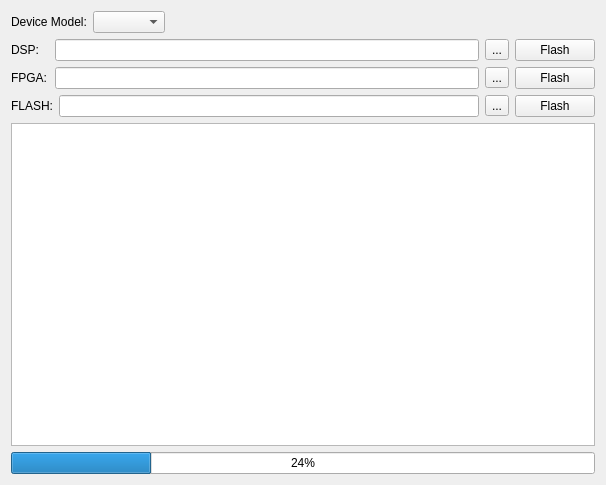
<?xml version="1.0" encoding="UTF-8"?>
<ui version="4.0">
 <class>AdvUserFirmwareSegmentFlash</class>
 <widget class="QWidget" name="AdvUserFirmwareSegmentFlash">
  <property name="geometry">
   <rect>
    <x>0</x>
    <y>0</y>
    <width>606</width>
    <height>485</height>
   </rect>
  </property>
  <property name="windowTitle">
   <string>Form</string>
  </property>
  <layout class="QGridLayout" name="gridLayout">
   <item row="0" column="0">
    <layout class="QVBoxLayout" name="verticalLayout">
     <item>
      <layout class="QHBoxLayout" name="horizontalLayout">
       <item>
        <widget class="QLabel" name="deviceLabel">
         <property name="sizePolicy">
          <sizepolicy hsizetype="Preferred" vsizetype="Fixed">
           <horstretch>0</horstretch>
           <verstretch>0</verstretch>
          </sizepolicy>
         </property>
         <property name="minimumSize">
          <size>
           <width>20</width>
           <height>16</height>
          </size>
         </property>
         <property name="maximumSize">
          <size>
           <width>16777215</width>
           <height>16777215</height>
          </size>
         </property>
         <property name="text">
          <string>Device Model:</string>
         </property>
        </widget>
       </item>
       <item>
        <widget class="QComboBox" name="comboBox">
         <property name="sizePolicy">
          <sizepolicy hsizetype="Preferred" vsizetype="Fixed">
           <horstretch>0</horstretch>
           <verstretch>0</verstretch>
          </sizepolicy>
         </property>
        </widget>
       </item>
       <item>
        <spacer name="horizontalSpacer">
         <property name="orientation">
          <enum>Qt::Horizontal</enum>
         </property>
         <property name="sizeType">
          <enum>QSizePolicy::Expanding</enum>
         </property>
         <property name="sizeHint" stdset="0">
          <size>
           <width>40</width>
           <height>20</height>
          </size>
         </property>
        </spacer>
       </item>
      </layout>
     </item>
     <item>
      <layout class="QHBoxLayout" name="horizontalLayout_2">
       <item>
        <widget class="QLabel" name="labelDSP">
         <property name="minimumSize">
          <size>
           <width>38</width>
           <height>0</height>
          </size>
         </property>
         <property name="text">
          <string>DSP:</string>
         </property>
        </widget>
       </item>
       <item>
        <widget class="QLineEdit" name="lineEditDSP"/>
       </item>
       <item>
        <widget class="QToolButton" name="toolButtonDSP">
         <property name="text">
          <string>...</string>
         </property>
        </widget>
       </item>
       <item>
        <widget class="QPushButton" name="pushButtonDSP">
         <property name="text">
          <string>Flash</string>
         </property>
        </widget>
       </item>
      </layout>
     </item>
     <item>
      <layout class="QHBoxLayout" name="horizontalLayout_3">
       <item>
        <widget class="QLabel" name="labelFPGA">
         <property name="minimumSize">
          <size>
           <width>38</width>
           <height>0</height>
          </size>
         </property>
         <property name="text">
          <string>FPGA:</string>
         </property>
        </widget>
       </item>
       <item>
        <widget class="QLineEdit" name="lineEditFPGA"/>
       </item>
       <item>
        <widget class="QToolButton" name="toolButtonFPGA">
         <property name="text">
          <string>...</string>
         </property>
        </widget>
       </item>
       <item>
        <widget class="QPushButton" name="pushButtonFPGA">
         <property name="text">
          <string>Flash</string>
         </property>
        </widget>
       </item>
      </layout>
     </item>
     <item>
      <layout class="QHBoxLayout" name="horizontalLayout_4">
       <item>
        <widget class="QLabel" name="labelFLASH">
         <property name="minimumSize">
          <size>
           <width>38</width>
           <height>0</height>
          </size>
         </property>
         <property name="text">
          <string>FLASH:</string>
         </property>
        </widget>
       </item>
       <item>
        <widget class="QLineEdit" name="lineEditFLASH"/>
       </item>
       <item>
        <widget class="QToolButton" name="toolButtonFLASH">
         <property name="text">
          <string>...</string>
         </property>
        </widget>
       </item>
       <item>
        <widget class="QPushButton" name="pushButtonFLASH">
         <property name="text">
          <string>Flash</string>
         </property>
        </widget>
       </item>
      </layout>
     </item>
     <item>
      <widget class="QPlainTextEdit" name="plainTextEdit"/>
     </item>
     <item>
      <widget class="QProgressBar" name="progressBar">
       <property name="value">
        <number>24</number>
       </property>
      </widget>
     </item>
    </layout>
   </item>
  </layout>
 </widget>
 <resources/>
 <connections/>
</ui>
